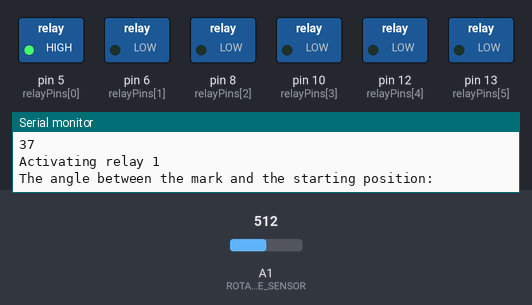
Simulated run of this sketch. Board: Arduino Uno, built with avr-gcc and run on an emulated ATmega328P. On the bench: switched loads named in the sketch (green lamp = pin HIGH), the last lines printed to the serial monitor. The inputs (shaded band) are chosen by the test bench; at power-on: A1 (ROTARY_ANGLE_SENSOR) = 512.

Above: at 1.2 s.
1.3 s: A1 (ROTARY_ANGLE_SENSOR) set to 669
4.3 s: A1 (ROTARY_ANGLE_SENSOR) set to 692
At 5.0 s:
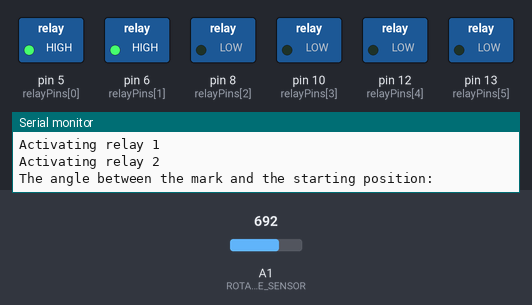
5.8 s: A1 (ROTARY_ANGLE_SENSOR) set to 0
At 6.6 s:
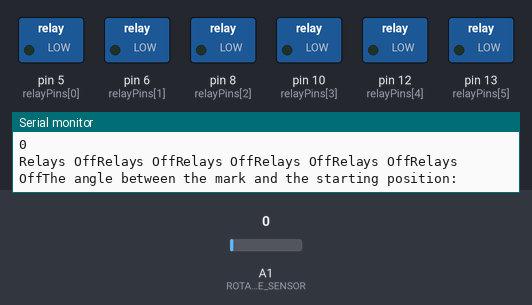
Timing chart, 0 to 8.8 s (numbered marks = the images above; inputs shaded):
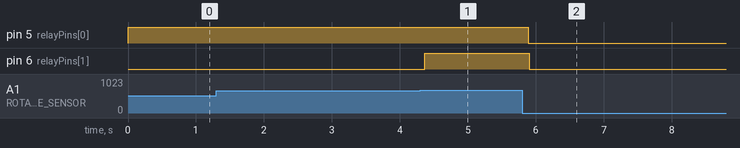

The sketch:

CodeMicroChallenge03_EnergyBox.ino
```cpp
#define ROTARY_ANGLE_SENSOR 1
#define ADC_REF 5
#define GROVE_VCC 5
#define FULL_ANGLE 300

#define NUM_RELAYS  6 // Change this number based on how many relays you have
int relayPins[NUM_RELAYS] = {5,6,8,10,12,13}; // Store the pins for the relay in an array this allows them to be called dynamically
int increments = FULL_ANGLE /NUM_RELAYS ;


void setup() {
  Serial.begin(9600);
  pinMode(ROTARY_ANGLE_SENSOR, INPUT); // set pinmode of dial

  digitalWrite(relayPins[6], LOW);

  // set pinmode and state of each relay dynamically
  for (int i = 0; i < NUM_RELAYS; i++) {
    pinMode(relayPins[i], OUTPUT);
    digitalWrite(relayPins[i], LOW);
  }
}

void loop() {
  int degrees;
  degrees = getDegree();
  Serial.println("The angle between the mark and the starting position:");
  Serial.println(degrees);
  //Serial.println(increments);

  // this ensures that if relays
  if (degrees == 0){
    for (int i = 0; i < NUM_RELAYS; i++){ // by setting i to 0 it needs to be less then as array stores from 0 to ..
      digitalWrite(relayPins[i], LOW);
      Serial.print("Relays Off");
    }
  }
  if (degrees > 0) {
    int activeRelays = degrees / increments; // Takes degrees read and divides by increments set above, this then says how many relays should be turned on!
    // Loop through i being the amount of relays to turn on, and then for each relay turn this on. So it activeRelays = 2 it goes through twice and turns on relay1 + relay 2
    for (int i = 0; i <= activeRelays && i < NUM_RELAYS; i++) {
      digitalWrite(relayPins[i], HIGH);
      Serial.print("Activating relay ");
      digitalWrite(relayPins[i+1], LOW);
      Serial.println(i + 1);

    }
  }
  //Serial.println(RELAY1);
  delay(50);
}

int getDegree() {
  int sensor_value = analogRead(ROTARY_ANGLE_SENSOR);
  float voltage = (float)sensor_value * ADC_REF / 4095;
  float degrees = (voltage * FULL_ANGLE) / GROVE_VCC;
  return degrees;
}
```

Measured:
- the behaviour switches between 682 and 683 on A1 (ROTARY_ANGLE_SENSOR) (found by bisection; images 0 and 1)
- after the input at 4.3 s, pin 6 (relayPins[1]): LOW → HIGH after 0.07 s
- after the input at 5.8 s, pin 5 (relayPins[0]): HIGH → LOW after 0.09 s; pin 6 (relayPins[1]): HIGH → LOW after 0.10 s
